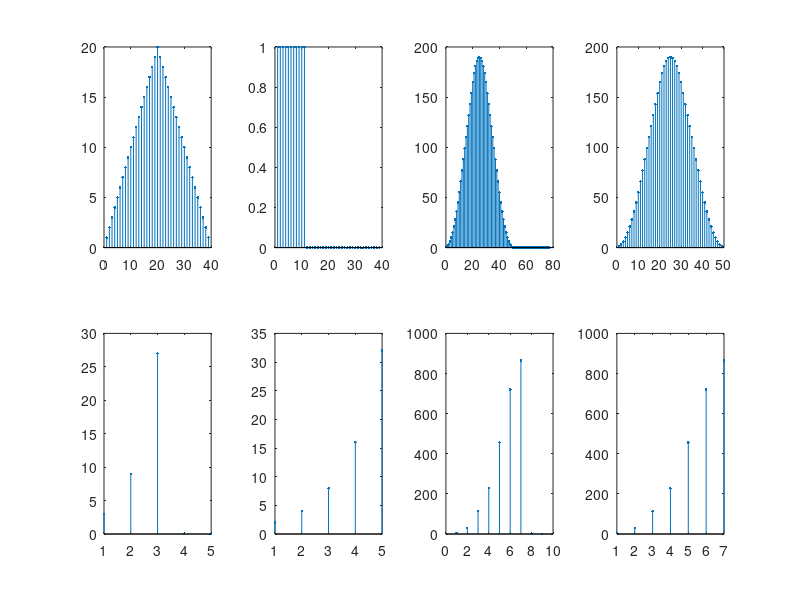

Recreate this plot in MATLAB.
n1=[1:1:20];
n2=[21:1:39];
n3=[1:1:11];
n4=[12:1:39];
N1=[n1,n2];
N2=[n3,n4];
N3=[1:1:77];
Nb=[1:1:49];

n5=[1:1:3];
n6=[4:1:5];
N4=[n5,n6];
N5=[1:1:5];
N6=[1:1:9];
Na=[1:1:7];

f1=n1;
f2=40-n2;
f3=n3*0+1;
f4=n4*0;
F1=[f1,f2];
F2=[f3,f4];
F3=conv(transpose(F1),transpose(F2));

f5=3.^(n5)*1;
f6=0*n6;
F4=[f5,f6];
F5=2.^(N5)*1;
F6=conv(transpose(F4),transpose(F5));

B1n=[F1,zeros(1,10);0,F1,zeros(1,9);0,0,F1,zeros(1,8);0,0,0,F1,zeros(1,7); ...
    zeros(1,4),F1,zeros(1,6);zeros(1,5),F1,zeros(1,5);zeros(1,6),F1,zeros(1,4); ...
    zeros(1,7),F1,0,0,0;zeros(1,8),F1,0,0;zeros(1,9),F1,0;zeros(1,10),F1];
B1p=transpose(B1n);
B2p=transpose(f3);
Bp=B1p*B2p;
Bn=transpose(Bp);

A1n=[f5,0,0,0,0;0,f5,0,0,0;0,0,f5,0,0;0,0,0,f5,0;0,0,0,0,f5];
A1p=transpose(A1n);
A2p=transpose(F5);
Ap=A1p*A2p;
An=transpose(Ap);

subplot(2,4,1)
stem(N1,F1,'.')
subplot(2,4,2)
stem(N2,F2,'.')
subplot(2,4,3)
stem(N3,F3,'.')
subplot(2,4,4)
stem(Nb,Bn,'.')
subplot(2,4,5)
stem(N4,F4,'.')
subplot(2,4,6)
stem(N5,F5,'.')
subplot(2,4,7)
stem(N6,F6,'.')
subplot(2,4,8)
stem(Na,An,'.')